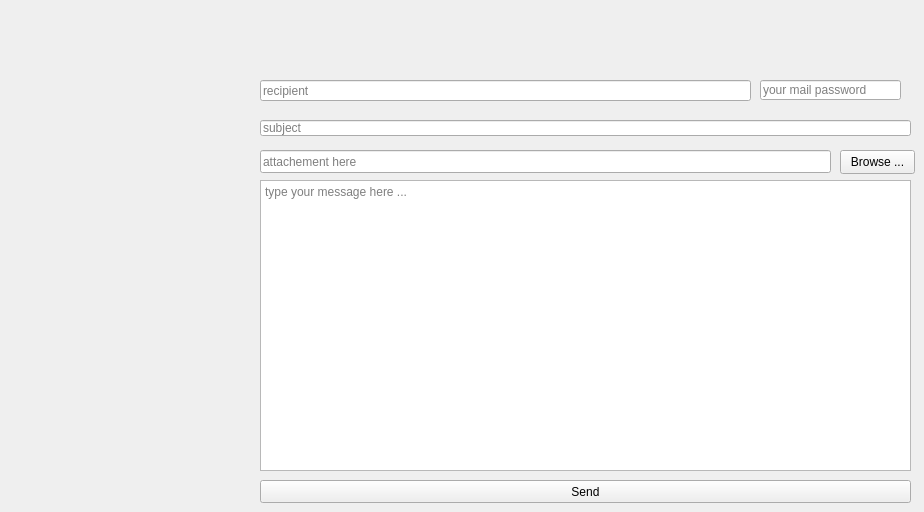
    <widget class="QWidget" name="tab_7">
     <attribute name="title">
      <string>Tab 2</string>
     </attribute>
     <widget class="QLineEdit" name="rcpt">
      <property name="geometry">
       <rect>
        <x>260</x>
        <y>80</y>
        <width>491</width>
        <height>21</height>
       </rect>
      </property>
      <property name="placeholderText">
       <string>recipient</string>
      </property>
     </widget>
     <widget class="QLineEdit" name="mail_pass">
      <property name="geometry">
       <rect>
        <x>760</x>
        <y>80</y>
        <width>141</width>
        <height>20</height>
       </rect>
      </property>
      <property name="echoMode">
       <enum>QLineEdit::Password</enum>
      </property>
      <property name="placeholderText">
       <string>your mail password</string>
      </property>
     </widget>
     <widget class="QLineEdit" name="subject">
      <property name="geometry">
       <rect>
        <x>260</x>
        <y>120</y>
        <width>651</width>
        <height>16</height>
       </rect>
      </property>
      <property name="placeholderText">
       <string>subject</string>
      </property>
     </widget>
     <widget class="QLineEdit" name="file">
      <property name="geometry">
       <rect>
        <x>260</x>
        <y>150</y>
        <width>571</width>
        <height>23</height>
       </rect>
      </property>
      <property name="placeholderText">
       <string>attachement here</string>
      </property>
     </widget>
     <widget class="QPushButton" name="browseBtn">
      <property name="geometry">
       <rect>
        <x>840</x>
        <y>150</y>
        <width>75</width>
        <height>24</height>
       </rect>
      </property>
      <property name="text">
       <string>Browse ...</string>
      </property>
     </widget>
     <widget class="QTextEdit" name="msg">
      <property name="geometry">
       <rect>
        <x>260</x>
        <y>180</y>
        <width>651</width>
        <height>291</height>
       </rect>
      </property>
      <property name="placeholderText">
       <string>type your message here ...</string>
      </property>
     </widget>
     <widget class="QPushButton" name="sendBtn">
      <property name="geometry">
       <rect>
        <x>260</x>
        <y>480</y>
        <width>651</width>
        <height>23</height>
       </rect>
      </property>
      <property name="text">
       <string>Send</string>
      </property>
     </widget>
    </widget>
